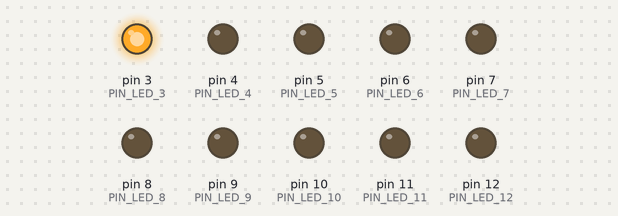
The sketch below on a simulated Arduino Uno, built with avr-gcc and run on an emulated ATmega328P. On the bench: output pins drawn as LEDs (lit = HIGH).

Above: at 0.05 s.
At 0.65 s:
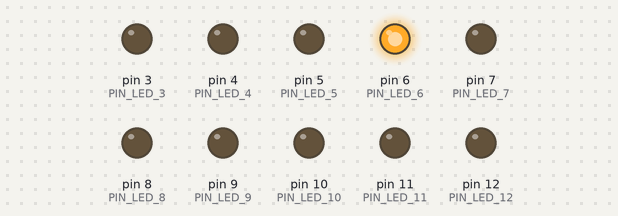
At 1.15 s:
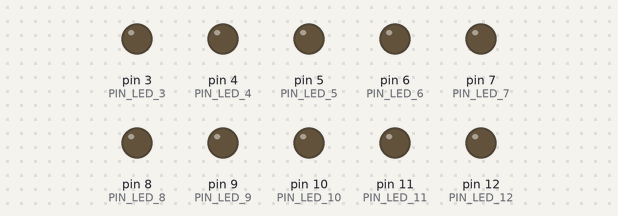
At 2.25 s:
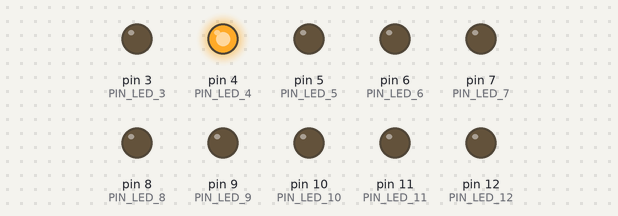
At 3.25 s:
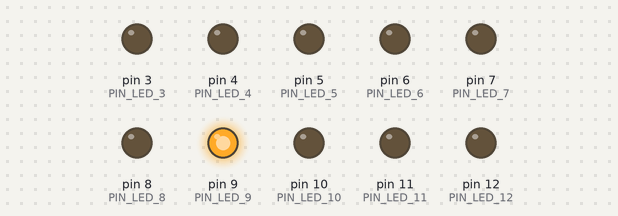
At 4.45 s:
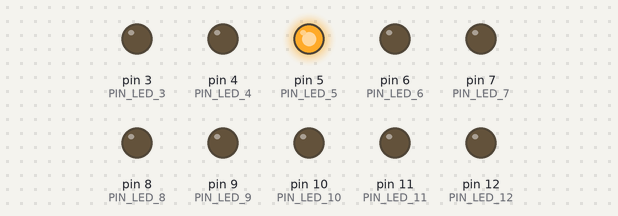
Timing chart, 0 to 4.8 s (numbered marks = the images above):
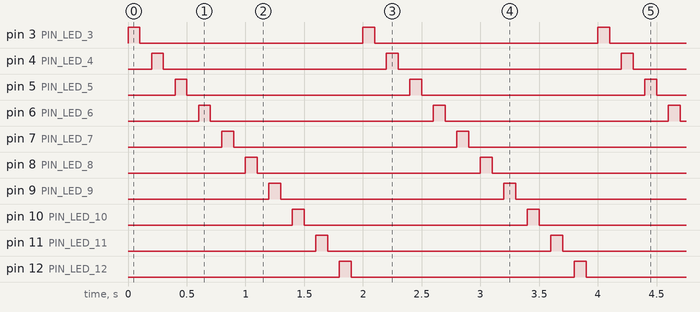

Measured:
- by itself, pin 3 (PIN_LED_3), pin 4 (PIN_LED_4), pin 5 (PIN_LED_5), pin 6 (PIN_LED_6), pin 7 (PIN_LED_7), pin 8 (PIN_LED_8), pin 9 (PIN_LED_9), pin 10 (PIN_LED_10), pin 11 (PIN_LED_11), pin 12 (PIN_LED_12): alternates HIGH for 0.10 s and LOW for 1.9 s
- by itself, everything shown: repeats every 2.0 s, in 20 steps

The sketch:

bargraphe.ino
```cpp
#define PIN_LED_3 3
#define PIN_LED_4 4
#define PIN_LED_5 5
#define PIN_LED_6 6
#define PIN_LED_7 7
#define PIN_LED_8 8
#define PIN_LED_9 9
#define PIN_LED_10 10
#define PIN_LED_11 11
#define PIN_LED_12 12

void setup(){
	pinMode(PIN_LED_3, OUTPUT);
	pinMode(PIN_LED_4, OUTPUT);
	pinMode(PIN_LED_5, OUTPUT);
	pinMode(PIN_LED_6, OUTPUT);
	pinMode(PIN_LED_7, OUTPUT);
	pinMode(PIN_LED_8, OUTPUT);
	pinMode(PIN_LED_9, OUTPUT);
	pinMode(PIN_LED_10, OUTPUT);
	pinMode(PIN_LED_11, OUTPUT);
	pinMode(PIN_LED_12, OUTPUT);
}

void loop(){
	digitalWrite(PIN_LED_3, HIGH);
	delay(100);
	digitalWrite(PIN_LED_3, LOW);
	delay(100);

	digitalWrite(PIN_LED_4, HIGH);
	delay(100);
	digitalWrite(PIN_LED_4, LOW);
	delay(100);

	digitalWrite(PIN_LED_5, HIGH);
	delay(100);
	digitalWrite(PIN_LED_5, LOW);
	delay(100);

	digitalWrite(PIN_LED_6, HIGH);
	delay(100);
	digitalWrite(PIN_LED_6, LOW);
	delay(100);

	digitalWrite(PIN_LED_7, HIGH);
	delay(100);
	digitalWrite(PIN_LED_7, LOW);
	delay(100);

	digitalWrite(PIN_LED_8, HIGH);
	delay(100);
	digitalWrite(PIN_LED_8, LOW);
	delay(100);

	digitalWrite(PIN_LED_9, HIGH);
	delay(100);
	digitalWrite(PIN_LED_9, LOW);
	delay(100);

	digitalWrite(PIN_LED_10, HIGH);
	delay(100);
	digitalWrite(PIN_LED_10, LOW);
	delay(100);

	digitalWrite(PIN_LED_11, HIGH);
	delay(100);
	digitalWrite(PIN_LED_11, LOW);
	delay(100);

	digitalWrite(PIN_LED_12, HIGH);
	delay(100);
	digitalWrite(PIN_LED_12, LOW);
	delay(100);

}
```
